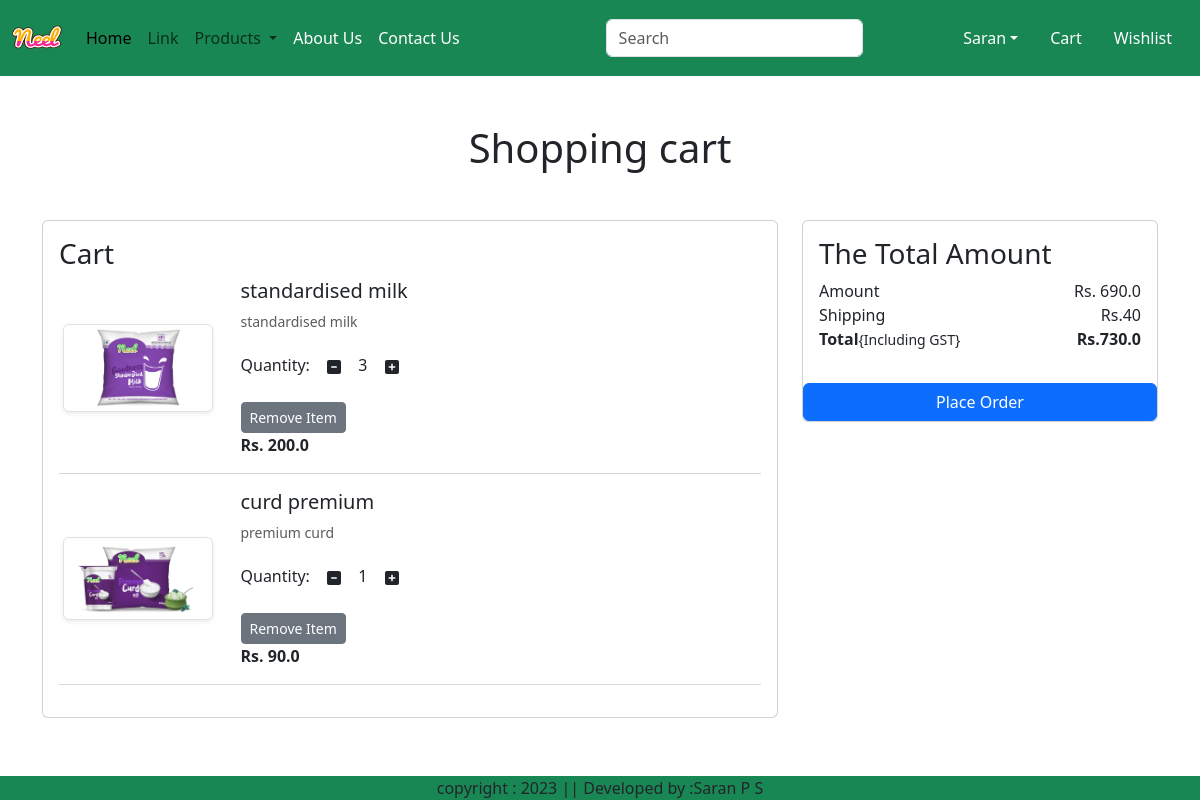
The app's page /cart/ (signed in), older data.
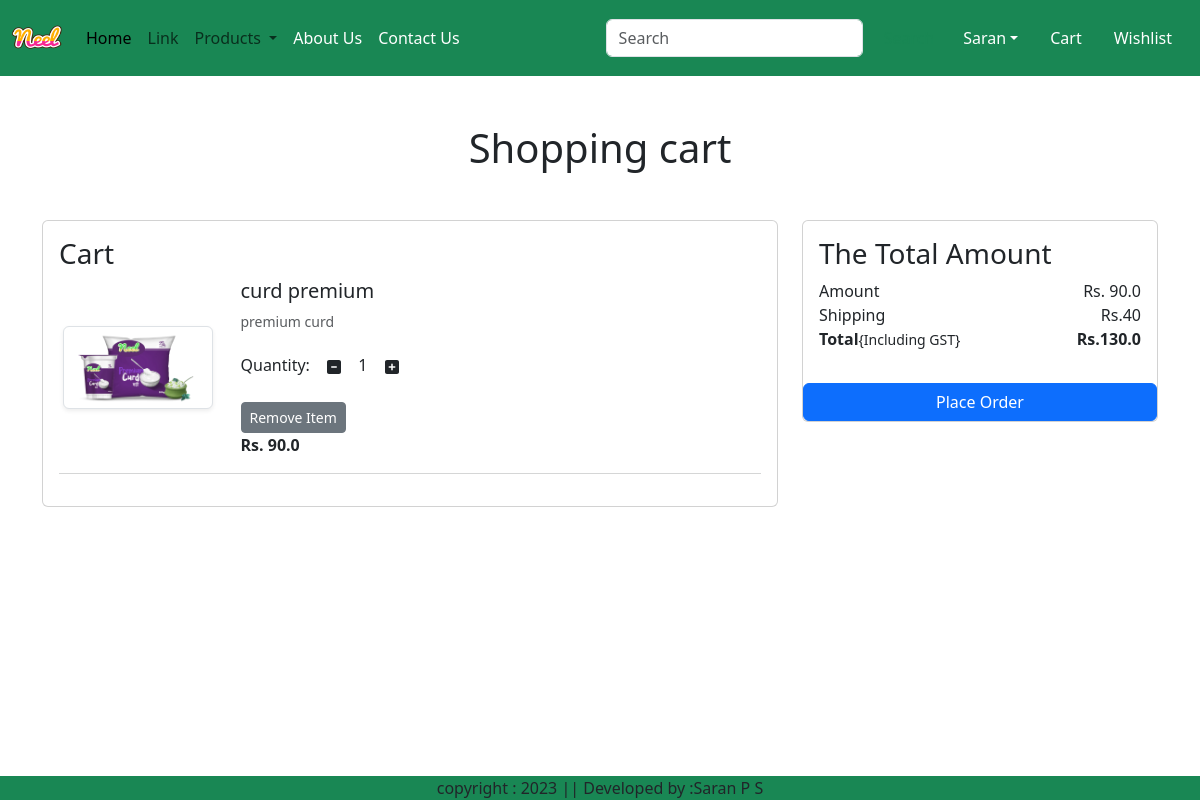
The same page, newer data.
### app/models.py (models this page shows, shortened)
class Cart(models.Model):
    user=models.ForeignKey(User,on_delete=models.CASCADE)
    product=models.ForeignKey(Product,on_delete=models.CASCADE)
    quantity=models.PositiveIntegerField(default=1)

class Product(models.Model):
    title=models.CharField(max_length=100)
    selling_price=models.FloatField()
    discounted_price=models.FloatField()
    description=models.TextField()
    composition=models.TextField(default='')
    prodapp=models.TextField(default='')
    category=models.CharField(choices=CATEGORY_CHOICES,max_length=2)
    product_image=models.ImageField(upload_to='product')

### app/views.py (the view)
# urls.py: path('cart/',views.show_cart,name='showcart'),
def show_cart(request):
    user=request.user
    cart=Cart.objects.filter(user=user)
    amount=0
    for p in cart:
        value=p.quantity*p.product.discounted_price
        amount=amount+value
    totalamount=amount+40
    return render(request,'app/addtocart.html',locals())

### app/templates/app/addtocart.html (shortened to what this page needs)
{% extends 'app/base.html' %}
{% load static  %}
{% block main-content %}
<div class='container my-5'>
    <div class='row'>
        {% if cart %}
        <h1 class='text-center mb-5'> Shopping cart</h1>
        <div class='col-sm-8'>
            <div class='card'>
                <div class='card-body'>
                    <h3>Cart</h3>
                    {% for item in cart %}
                    <div class='row'>
                        <div class='col-sm-3 text-center align-self-center'><img src='{{item.product.product_image.url}}' alt='' srcset='' class='img-fluid img-thumbnail shadow-sm' height='150' width='150'></div>
                            <div class='col-sm-9'>
                                <div>
                                    <h5>{{item.product.title}}</h5>
                                    <p class='mb-2 text-muted small'>{{item.product.description}}</p>
                                    <div class='my-3'>
                                    <label for='quantity'>Quantity:</lable>
                                        <a class='minus-cart btn' pid={{item.product.id}}><i class='fas fa-minus-square fa-ig'></i></a>
                                            <span id='quantity'>{{item.quantity}}</span>
                                        <a class='plus-cart btn' pid={{item.product.id}}><i class='fas fa-plus-square fa-ig'></i></a>
                                    </div>
                                    <div classs='d-flex justify-content-between'>
                                        <a href='#' class='remove-cart btn btn-sm btn-secondary mr-3' pid={{item.product.id}}>Remove Item</a>
                                        <p class='mb-0'><span><strong>Rs. {{item.product.discounted_price}}</strong></span></p>
                                    </div>
                                </div>
                            </div>
                        </div>
                    <hr class='text-muted'>
                    {% endfor %}
                </div>
            </div>
        </div>
        <div class='col-sm-4'>
            <div class='card'>
                <div class='card-body'>
                    <h3>The Total Amount </h3>
                    <ul class='list-group'>
                        <li class='list-group-items d-flex justify-content-between align-items-center border=0 px-0 pb-0'>Amount<span id='amount'>Rs. {{amount}}</span></li>
                        <li class='list-group-items d-flex justify-content-between align-items-center px-0 '>Shipping<span >Rs.40 </span></li>
                        <li class='list-group-items d-flex justify-content-between align-items-center border=0 px-0 mb-3'>
                        <div>
                            <strong>Total</strong><small>{Including GST}</small>
                        </div>
                        <span id='totalamount'><strong>Rs.{{totalamount}}</strong><span>
                        </li>
                    </ul>
                    </div class='d-grid'><a href={% url 'checkout' %} class='btn btn-primary'>Place Order</a></div>
                </div>
            </div>
        </div>
        {% else %}
            <h1 class='text-center mb-5'>Cart Empty</h1>
        {% endif %}
{% endblock main-content%}

### app/templates/app/base.html (shortened to what this page needs)
<!DOCTYPE html>
{% load static %}
<html lang="en">
<head>
    <link href="https://cdn.jsdelivr.net/npm/bootstrap@5.3.0-alpha3/dist/css/bootstrap.min.css" rel="stylesheet">
    <link rel='stylesheet' href={% static 'app/css/owl.carousel.min.css' %} />
    <link rel='stylesheet' href={% static 'app/css/all.min.css' %} />
    <link rel='stylesheet' href={% static 'app/css/style.css' %} />
</head>
<body>
    <nav class="navbar navbar-expand-lg navbar-light bg-success ">
        <div class="container-fluid">
          <a class="navbar-brand" href={% url 'home' %}>
            <img src="{% static "app/images/product/Neel.png" %}" width=50px height=50px/>
          </a>
          <div class="collapse navbar-collapse" id="navbarSupportedContent">
            <ul class="navbar-nav me-auto mb-2 mb-lg-0">
              {% if request.user.is_authenticated %}
              <li class="nav-item">
                <a class="nav-link active" aria-current="page" href={% url 'home' %}>Home</a>
              </li>
              <li class="nav-item">
                <a class="nav-link" href="#">Link</a>
              </li>
              <li class="nav-item dropdown">
                <a class="nav-link dropdown-toggle" href="#" role="button" data-bs-toggle="dropdown" aria-expanded="false">
                  Products
                </a>
              </li>
              <li class="nav-item">
                <a class="nav-link text-white" href={% url 'about' %}>About Us</a>
              </li>
              <li class="nav-item">
                <a class="nav-link text-white" href={% url 'contact' %}>Contact Us</a>
              </li>
            </ul>
            <form class="d-flex" role="search">
              <input class="form-control me-2" type="search" placeholder="Search" aria-label="Search">
              <button class="btn btn-outline-success" type="submit">Search</button>
            </form>
          </div>
          <ul class="navbar-nav me-auto mb-2 mb-lg-0">
            <li class="navbar-item dropdown mx-2">
                <a class='nav-link dropdown-toggle text-white' href='#' id='profileDropdown' role='button' data-bs-toggle='dropdown' aria-expanded='false'>Saran</a>
            </li>
            <li class='nav-item mx-2'>
                <a href={% url 'showcart' %} class='nav-link text-white'> Cart</a>
            </li>
            <li class='nav-item mx-2'>
                <a href='#' class='nav-link text-white'> Wishlist</a>
            </li>
            {%endif%}
          </ul>
        </div>
      </nav>
      {% block main-content %}{% endblock main-content %}
      <footer class="container-fluid bg-success fixed-bottom padding-bottom:100px text-center ">
        copyright : 2023 || Developed by :Saran P S
      </footer>
      <br>
</body>
</html>

Row changes from the older to the newer data that the page shows:
removed Cart: product.product_image (picture), product "standardised milk", product.description "standardised milk", quantity "3", product.discounted_price "200.0"
Text that changed along with them:
{{ amount }}: "690.0" → "90.0"
{{ totalamount }}: "730.0" → "130.0"
